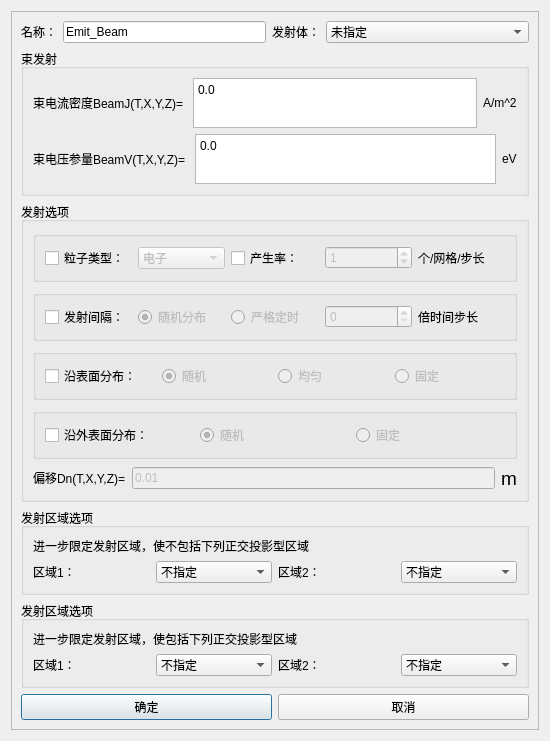
<?xml version="1.0" encoding="UTF-8"?>
<ui version="4.0">
 <class>Dialog_EmbDlg</class>
 <widget class="QDialog" name="Dialog_EmbDlg">
  <property name="windowModality">
   <enum>Qt::ApplicationModal</enum>
  </property>
  <property name="geometry">
   <rect>
    <x>0</x>
    <y>0</y>
    <width>550</width>
    <height>741</height>
   </rect>
  </property>
  <property name="minimumSize">
   <size>
    <width>0</width>
    <height>0</height>
   </size>
  </property>
  <property name="maximumSize">
   <size>
    <width>16777215</width>
    <height>16777215</height>
   </size>
  </property>
  <property name="windowTitle">
   <string>束发射</string>
  </property>
  <property name="modal">
   <bool>true</bool>
  </property>
  <layout class="QGridLayout" name="gridLayout_10">
   <item row="0" column="0">
    <widget class="QScrollArea" name="scrollArea">
     <property name="sizePolicy">
      <sizepolicy hsizetype="Preferred" vsizetype="Preferred">
       <horstretch>0</horstretch>
       <verstretch>0</verstretch>
      </sizepolicy>
     </property>
     <property name="widgetResizable">
      <bool>true</bool>
     </property>
     <widget class="QWidget" name="scrollAreaWidgetContents">
      <property name="geometry">
       <rect>
        <x>0</x>
        <y>0</y>
        <width>530</width>
        <height>721</height>
       </rect>
      </property>
      <layout class="QGridLayout" name="gridLayout_9">
       <item row="0" column="0">
        <layout class="QHBoxLayout" name="horizontalLayout_9">
         <item>
          <widget class="QLabel" name="Label_Name_2">
           <property name="sizePolicy">
            <sizepolicy hsizetype="Fixed" vsizetype="Preferred">
             <horstretch>0</horstretch>
             <verstretch>0</verstretch>
            </sizepolicy>
           </property>
           <property name="text">
            <string>名称：</string>
           </property>
          </widget>
         </item>
         <item>
          <widget class="QLineEdit" name="LineEdit_Name">
           <property name="sizePolicy">
            <sizepolicy hsizetype="Preferred" vsizetype="Fixed">
             <horstretch>0</horstretch>
             <verstretch>0</verstretch>
            </sizepolicy>
           </property>
           <property name="text">
            <string>Emit_Beam</string>
           </property>
          </widget>
         </item>
         <item>
          <widget class="QLabel" name="Label_Shadow_2">
           <property name="sizePolicy">
            <sizepolicy hsizetype="Fixed" vsizetype="Preferred">
             <horstretch>0</horstretch>
             <verstretch>0</verstretch>
            </sizepolicy>
           </property>
           <property name="text">
            <string>发射体：</string>
           </property>
          </widget>
         </item>
         <item>
          <widget class="StyledComboBox" name="ComboBox_Shadow">
           <property name="enabled">
            <bool>true</bool>
           </property>
           <property name="sizePolicy">
            <sizepolicy hsizetype="Preferred" vsizetype="Fixed">
             <horstretch>0</horstretch>
             <verstretch>0</verstretch>
            </sizepolicy>
           </property>
           <property name="maximumSize">
            <size>
             <width>16777215</width>
             <height>16777215</height>
            </size>
           </property>
           <property name="sizeIncrement">
            <size>
             <width>1</width>
             <height>0</height>
            </size>
           </property>
           <property name="editable">
            <bool>false</bool>
           </property>
           <item>
            <property name="text">
             <string>未指定</string>
            </property>
           </item>
          </widget>
         </item>
        </layout>
       </item>
       <item row="1" column="0">
        <spacer name="verticalSpacer">
         <property name="orientation">
          <enum>Qt::Vertical</enum>
         </property>
         <property name="sizeHint" stdset="0">
          <size>
           <width>20</width>
           <height>40</height>
          </size>
         </property>
        </spacer>
       </item>
       <item row="2" column="0">
        <widget class="QGroupBox" name="groupBox">
         <property name="title">
          <string>束发射</string>
         </property>
         <layout class="QGridLayout" name="gridLayout_2">
          <item row="0" column="0">
           <spacer name="verticalSpacer_2">
            <property name="orientation">
             <enum>Qt::Vertical</enum>
            </property>
            <property name="sizeHint" stdset="0">
             <size>
              <width>20</width>
              <height>40</height>
             </size>
            </property>
           </spacer>
          </item>
          <item row="4" column="0">
           <spacer name="verticalSpacer_4">
            <property name="orientation">
             <enum>Qt::Vertical</enum>
            </property>
            <property name="sizeHint" stdset="0">
             <size>
              <width>20</width>
              <height>40</height>
             </size>
            </property>
           </spacer>
          </item>
          <item row="3" column="0">
           <layout class="QHBoxLayout" name="horizontalLayout_7">
            <item>
             <widget class="QLabel" name="label_3">
              <property name="text">
               <string>&lt;html&gt;&lt;head/&gt;&lt;body&gt;&lt;p&gt;束电压参量BeamV(T,X,Y,Z)= &lt;/p&gt;&lt;/body&gt;&lt;/html&gt;</string>
              </property>
             </widget>
            </item>
            <item>
             <widget class="QTextEdit" name="textEdit_BeamV">
              <property name="maximumSize">
               <size>
                <width>16777215</width>
                <height>50</height>
               </size>
              </property>
              <property name="html">
               <string>&lt;!DOCTYPE HTML PUBLIC &quot;-//W3C//DTD HTML 4.0//EN&quot; &quot;http://www.w3.org/TR/REC-html40/strict.dtd&quot;&gt;
&lt;html&gt;&lt;head&gt;&lt;meta name=&quot;qrichtext&quot; content=&quot;1&quot; /&gt;&lt;style type=&quot;text/css&quot;&gt;
p, li { white-space: pre-wrap; }
&lt;/style&gt;&lt;/head&gt;&lt;body style=&quot; font-family:'SimSun'; font-size:9pt; font-weight:400; font-style:normal;&quot;&gt;
&lt;p style=&quot; margin-top:0px; margin-bottom:0px; margin-left:0px; margin-right:0px; -qt-block-indent:0; text-indent:0px;&quot;&gt;0.0&lt;/p&gt;&lt;/body&gt;&lt;/html&gt;</string>
              </property>
             </widget>
            </item>
            <item>
             <widget class="QLabel" name="label_4">
              <property name="text">
               <string>&lt;html&gt;&lt;head/&gt;&lt;body&gt;&lt;p&gt;eV&lt;/p&gt;&lt;/body&gt;&lt;/html&gt;</string>
              </property>
             </widget>
            </item>
           </layout>
          </item>
          <item row="1" column="0">
           <layout class="QHBoxLayout" name="horizontalLayout_6">
            <item>
             <widget class="QLabel" name="label">
              <property name="text">
               <string>&lt;html&gt;&lt;head/&gt;&lt;body&gt;&lt;p&gt;束电流密度BeamJ(T,X,Y,Z)= &lt;/p&gt;&lt;/body&gt;&lt;/html&gt;</string>
              </property>
             </widget>
            </item>
            <item>
             <widget class="QTextEdit" name="textEdit_BeamJ">
              <property name="maximumSize">
               <size>
                <width>16777215</width>
                <height>50</height>
               </size>
              </property>
              <property name="html">
               <string>&lt;!DOCTYPE HTML PUBLIC &quot;-//W3C//DTD HTML 4.0//EN&quot; &quot;http://www.w3.org/TR/REC-html40/strict.dtd&quot;&gt;
&lt;html&gt;&lt;head&gt;&lt;meta name=&quot;qrichtext&quot; content=&quot;1&quot; /&gt;&lt;style type=&quot;text/css&quot;&gt;
p, li { white-space: pre-wrap; }
&lt;/style&gt;&lt;/head&gt;&lt;body style=&quot; font-family:'SimSun'; font-size:9pt; font-weight:400; font-style:normal;&quot;&gt;
&lt;p style=&quot; margin-top:0px; margin-bottom:0px; margin-left:0px; margin-right:0px; -qt-block-indent:0; text-indent:0px;&quot;&gt;0.0&lt;/p&gt;&lt;/body&gt;&lt;/html&gt;</string>
              </property>
             </widget>
            </item>
            <item>
             <widget class="QLabel" name="label_2">
              <property name="text">
               <string>&lt;html&gt;&lt;head/&gt;&lt;body&gt;&lt;p&gt;A/m^2&lt;/p&gt;&lt;/body&gt;&lt;/html&gt;</string>
              </property>
             </widget>
            </item>
           </layout>
          </item>
          <item row="2" column="0">
           <spacer name="verticalSpacer_3">
            <property name="orientation">
             <enum>Qt::Vertical</enum>
            </property>
            <property name="sizeHint" stdset="0">
             <size>
              <width>20</width>
              <height>40</height>
             </size>
            </property>
           </spacer>
          </item>
         </layout>
        </widget>
       </item>
       <item row="3" column="0">
        <widget class="QGroupBox" name="groupBox_2">
         <property name="title">
          <string>发射选项</string>
         </property>
         <layout class="QGridLayout" name="gridLayout_3">
          <item row="4" column="0">
           <layout class="QHBoxLayout" name="horizontalLayout_3">
            <item>
             <widget class="QGroupBox" name="groupBox_6">
              <property name="title">
               <string/>
              </property>
              <property name="flat">
               <bool>true</bool>
              </property>
              <layout class="QGridLayout" name="gridLayout_6">
               <item row="0" column="0">
                <widget class="QCheckBox" name="checkBox_surface">
                 <property name="text">
                  <string>沿表面分布：</string>
                 </property>
                </widget>
               </item>
               <item row="0" column="1">
                <widget class="QRadioButton" name="radioButton_randomm">
                 <property name="enabled">
                  <bool>false</bool>
                 </property>
                 <property name="text">
                  <string>随机</string>
                 </property>
                 <property name="checked">
                  <bool>true</bool>
                 </property>
                </widget>
               </item>
               <item row="0" column="2">
                <widget class="QRadioButton" name="radioButton_uniform">
                 <property name="enabled">
                  <bool>false</bool>
                 </property>
                 <property name="text">
                  <string>均匀</string>
                 </property>
                </widget>
               </item>
               <item row="0" column="3">
                <widget class="QRadioButton" name="radioButton_fixed">
                 <property name="enabled">
                  <bool>false</bool>
                 </property>
                 <property name="text">
                  <string>固定</string>
                 </property>
                </widget>
               </item>
              </layout>
             </widget>
            </item>
           </layout>
          </item>
          <item row="3" column="0">
           <spacer name="verticalSpacer_6">
            <property name="orientation">
             <enum>Qt::Vertical</enum>
            </property>
            <property name="sizeHint" stdset="0">
             <size>
              <width>20</width>
              <height>40</height>
             </size>
            </property>
           </spacer>
          </item>
          <item row="6" column="0">
           <layout class="QHBoxLayout" name="horizontalLayout_4">
            <item>
             <widget class="QGroupBox" name="groupBox_5">
              <property name="title">
               <string/>
              </property>
              <property name="flat">
               <bool>true</bool>
              </property>
              <layout class="QGridLayout" name="gridLayout">
               <item row="0" column="1">
                <widget class="QRadioButton" name="radioButton_randommm">
                 <property name="enabled">
                  <bool>false</bool>
                 </property>
                 <property name="text">
                  <string>随机</string>
                 </property>
                 <property name="checked">
                  <bool>true</bool>
                 </property>
                </widget>
               </item>
               <item row="0" column="2">
                <widget class="QRadioButton" name="radioButton_alongOutsideFixed">
                 <property name="enabled">
                  <bool>false</bool>
                 </property>
                 <property name="text">
                  <string>固定</string>
                 </property>
                </widget>
               </item>
               <item row="0" column="0">
                <widget class="QCheckBox" name="checkBox_outSurface">
                 <property name="text">
                  <string>沿外表面分布：</string>
                 </property>
                </widget>
               </item>
              </layout>
             </widget>
            </item>
           </layout>
          </item>
          <item row="2" column="0">
           <layout class="QHBoxLayout" name="horizontalLayout_2">
            <item>
             <widget class="QGroupBox" name="groupBox_7">
              <property name="title">
               <string/>
              </property>
              <property name="flat">
               <bool>true</bool>
              </property>
              <layout class="QGridLayout" name="gridLayout_7">
               <item row="0" column="2">
                <widget class="QRadioButton" name="radioButton_strictTiming">
                 <property name="enabled">
                  <bool>false</bool>
                 </property>
                 <property name="text">
                  <string>严格定时</string>
                 </property>
                </widget>
               </item>
               <item row="0" column="3">
                <widget class="QSpinBox" name="spinBox_timesStep">
                 <property name="enabled">
                  <bool>false</bool>
                 </property>
                </widget>
               </item>
               <item row="0" column="1">
                <widget class="QRadioButton" name="radioButton_random">
                 <property name="enabled">
                  <bool>false</bool>
                 </property>
                 <property name="text">
                  <string>随机分布</string>
                 </property>
                 <property name="checked">
                  <bool>true</bool>
                 </property>
                </widget>
               </item>
               <item row="0" column="0">
                <widget class="QCheckBox" name="checkBox_transmittingInterval">
                 <property name="text">
                  <string>发射间隔：</string>
                 </property>
                </widget>
               </item>
               <item row="0" column="4">
                <widget class="QLabel" name="label_9">
                 <property name="text">
                  <string>倍时间步长</string>
                 </property>
                </widget>
               </item>
              </layout>
             </widget>
            </item>
           </layout>
          </item>
          <item row="8" column="0">
           <layout class="QHBoxLayout" name="horizontalLayout_5">
            <item>
             <widget class="QLabel" name="label_5">
              <property name="text">
               <string>&lt;html&gt;&lt;head/&gt;&lt;body&gt;&lt;p&gt;偏移Dn(T,X,Y,Z)=&lt;/p&gt;&lt;/body&gt;&lt;/html&gt;</string>
              </property>
             </widget>
            </item>
            <item>
             <widget class="QLineEdit" name="LineEdit_Dn">
              <property name="enabled">
               <bool>false</bool>
              </property>
              <property name="text">
               <string>0.01</string>
              </property>
             </widget>
            </item>
            <item>
             <widget class="QLabel" name="label_8">
              <property name="text">
               <string>&lt;html&gt;&lt;head/&gt;&lt;body&gt;&lt;p&gt;&lt;span style=&quot; font-size:14pt;&quot;&gt;m&lt;/span&gt;&lt;/p&gt;&lt;/body&gt;&lt;/html&gt;</string>
              </property>
             </widget>
            </item>
           </layout>
          </item>
          <item row="5" column="0">
           <spacer name="verticalSpacer_7">
            <property name="orientation">
             <enum>Qt::Vertical</enum>
            </property>
            <property name="sizeHint" stdset="0">
             <size>
              <width>20</width>
              <height>40</height>
             </size>
            </property>
           </spacer>
          </item>
          <item row="1" column="0">
           <spacer name="verticalSpacer_5">
            <property name="orientation">
             <enum>Qt::Vertical</enum>
            </property>
            <property name="sizeHint" stdset="0">
             <size>
              <width>20</width>
              <height>40</height>
             </size>
            </property>
           </spacer>
          </item>
          <item row="7" column="0">
           <spacer name="verticalSpacer_8">
            <property name="orientation">
             <enum>Qt::Vertical</enum>
            </property>
            <property name="sizeHint" stdset="0">
             <size>
              <width>20</width>
              <height>40</height>
             </size>
            </property>
           </spacer>
          </item>
          <item row="0" column="0">
           <layout class="QHBoxLayout" name="horizontalLayout_8">
            <item>
             <widget class="QGroupBox" name="groupBox_8">
              <property name="title">
               <string/>
              </property>
              <property name="flat">
               <bool>true</bool>
              </property>
              <layout class="QGridLayout" name="gridLayout_8">
               <item row="0" column="3">
                <widget class="QSpinBox" name="spinBox_generationRate">
                 <property name="enabled">
                  <bool>false</bool>
                 </property>
                 <property name="value">
                  <number>1</number>
                 </property>
                </widget>
               </item>
               <item row="0" column="1">
                <widget class="StyledComboBox" name="ComboBox_particleType">
                 <property name="enabled">
                  <bool>false</bool>
                 </property>
                 <item>
                  <property name="text">
                   <string>电子</string>
                  </property>
                 </item>
                 <item>
                  <property name="text">
                   <string>质子</string>
                  </property>
                 </item>
                </widget>
               </item>
               <item row="0" column="2">
                <widget class="QCheckBox" name="checkBox_generationRate">
                 <property name="text">
                  <string>产生率：</string>
                 </property>
                </widget>
               </item>
               <item row="0" column="0">
                <widget class="QCheckBox" name="checkBox_particleType">
                 <property name="text">
                  <string>粒子类型：</string>
                 </property>
                </widget>
               </item>
               <item row="0" column="4">
                <widget class="QLabel" name="label_7">
                 <property name="text">
                  <string>个/网格/步长</string>
                 </property>
                </widget>
               </item>
              </layout>
             </widget>
            </item>
           </layout>
          </item>
         </layout>
        </widget>
       </item>
       <item row="4" column="0">
        <spacer name="verticalSpacer_9">
         <property name="orientation">
          <enum>Qt::Vertical</enum>
         </property>
         <property name="sizeHint" stdset="0">
          <size>
           <width>20</width>
           <height>40</height>
          </size>
         </property>
        </spacer>
       </item>
       <item row="5" column="0">
        <widget class="QGroupBox" name="groupBox_3">
         <property name="title">
          <string>发射区域选项</string>
         </property>
         <layout class="QGridLayout" name="gridLayout_4">
          <item row="2" column="0">
           <spacer name="verticalSpacer_11">
            <property name="orientation">
             <enum>Qt::Vertical</enum>
            </property>
            <property name="sizeHint" stdset="0">
             <size>
              <width>20</width>
              <height>40</height>
             </size>
            </property>
           </spacer>
          </item>
          <item row="1" column="0">
           <layout class="QHBoxLayout" name="horizontalLayout_14">
            <item>
             <widget class="QLabel" name="label_16">
              <property name="text">
               <string>&lt;html&gt;&lt;head/&gt;&lt;body&gt;&lt;p&gt;进一步限定发射区域，使不包括下列正交投影型区域&lt;/p&gt;&lt;/body&gt;&lt;/html&gt;</string>
              </property>
             </widget>
            </item>
           </layout>
          </item>
          <item row="3" column="0">
           <layout class="QHBoxLayout" name="horizontalLayout_15">
            <item>
             <widget class="QLabel" name="label_17">
              <property name="text">
               <string>区域1：</string>
              </property>
             </widget>
            </item>
            <item>
             <widget class="StyledComboBox" name="ComboBox_notInclued">
              <property name="sizePolicy">
               <sizepolicy hsizetype="Preferred" vsizetype="Fixed">
                <horstretch>0</horstretch>
                <verstretch>0</verstretch>
               </sizepolicy>
              </property>
              <item>
               <property name="text">
                <string>不指定</string>
               </property>
              </item>
             </widget>
            </item>
            <item>
             <widget class="QLabel" name="label_15">
              <property name="text">
               <string>区域2：</string>
              </property>
             </widget>
            </item>
            <item>
             <widget class="StyledComboBox" name="ComboBox_notIncludedd">
              <item>
               <property name="text">
                <string>不指定</string>
               </property>
              </item>
             </widget>
            </item>
           </layout>
          </item>
          <item row="0" column="0">
           <spacer name="verticalSpacer_12">
            <property name="orientation">
             <enum>Qt::Vertical</enum>
            </property>
            <property name="sizeHint" stdset="0">
             <size>
              <width>20</width>
              <height>40</height>
             </size>
            </property>
           </spacer>
          </item>
         </layout>
        </widget>
       </item>
       <item row="6" column="0">
        <widget class="QGroupBox" name="groupBox_4">
         <property name="title">
          <string>发射区域选项</string>
         </property>
         <layout class="QGridLayout" name="gridLayout_5">
          <item row="0" column="0">
           <spacer name="verticalSpacer_13">
            <property name="orientation">
             <enum>Qt::Vertical</enum>
            </property>
            <property name="sizeHint" stdset="0">
             <size>
              <width>20</width>
              <height>40</height>
             </size>
            </property>
           </spacer>
          </item>
          <item row="2" column="0">
           <spacer name="verticalSpacer_14">
            <property name="orientation">
             <enum>Qt::Vertical</enum>
            </property>
            <property name="sizeHint" stdset="0">
             <size>
              <width>20</width>
              <height>40</height>
             </size>
            </property>
           </spacer>
          </item>
          <item row="1" column="0">
           <layout class="QHBoxLayout" name="horizontalLayout_16">
            <item>
             <widget class="QLabel" name="label_18">
              <property name="text">
               <string>&lt;html&gt;&lt;head/&gt;&lt;body&gt;&lt;p&gt;进一步限定发射区域，使包括下列正交投影型区域&lt;/p&gt;&lt;/body&gt;&lt;/html&gt;</string>
              </property>
             </widget>
            </item>
           </layout>
          </item>
          <item row="3" column="0">
           <layout class="QHBoxLayout" name="horizontalLayout_17">
            <item>
             <widget class="QLabel" name="label_19">
              <property name="text">
               <string>区域1：</string>
              </property>
             </widget>
            </item>
            <item>
             <widget class="StyledComboBox" name="ComboBox_included">
              <item>
               <property name="text">
                <string>不指定</string>
               </property>
              </item>
             </widget>
            </item>
            <item>
             <widget class="QLabel" name="label_20">
              <property name="text">
               <string>区域2：</string>
              </property>
             </widget>
            </item>
            <item>
             <widget class="StyledComboBox" name="ComboBox_includedd">
              <item>
               <property name="text">
                <string>不指定</string>
               </property>
              </item>
             </widget>
            </item>
           </layout>
          </item>
          <item row="4" column="0">
           <spacer name="verticalSpacer_15">
            <property name="orientation">
             <enum>Qt::Vertical</enum>
            </property>
            <property name="sizeHint" stdset="0">
             <size>
              <width>20</width>
              <height>40</height>
             </size>
            </property>
           </spacer>
          </item>
         </layout>
        </widget>
       </item>
       <item row="7" column="0">
        <layout class="QHBoxLayout" name="horizontalLayout_18">
         <item>
          <widget class="QPushButton" name="pb_ok">
           <property name="text">
            <string>确定</string>
           </property>
          </widget>
         </item>
         <item>
          <widget class="QPushButton" name="pb_cancel">
           <property name="text">
            <string>取消</string>
           </property>
          </widget>
         </item>
        </layout>
       </item>
       <item row="8" column="0">
        <spacer name="verticalSpacer_16">
         <property name="orientation">
          <enum>Qt::Vertical</enum>
         </property>
         <property name="sizeHint" stdset="0">
          <size>
           <width>20</width>
           <height>40</height>
          </size>
         </property>
        </spacer>
       </item>
      </layout>
     </widget>
    </widget>
   </item>
  </layout>
 </widget>
 <customwidgets>
  <customwidget>
   <class>StyledComboBox</class>
   <extends>QComboBox</extends>
   <header>StyledComboBox.h</header>
  </customwidget>
 </customwidgets>
 <tabstops>
  <tabstop>pb_ok</tabstop>
  <tabstop>pb_cancel</tabstop>
  <tabstop>LineEdit_Name</tabstop>
  <tabstop>ComboBox_Shadow</tabstop>
  <tabstop>textEdit_BeamJ</tabstop>
  <tabstop>textEdit_BeamV</tabstop>
  <tabstop>checkBox_particleType</tabstop>
  <tabstop>ComboBox_particleType</tabstop>
  <tabstop>checkBox_generationRate</tabstop>
  <tabstop>spinBox_generationRate</tabstop>
  <tabstop>checkBox_transmittingInterval</tabstop>
  <tabstop>radioButton_random</tabstop>
  <tabstop>radioButton_strictTiming</tabstop>
  <tabstop>spinBox_timesStep</tabstop>
  <tabstop>checkBox_surface</tabstop>
  <tabstop>radioButton_randomm</tabstop>
  <tabstop>radioButton_uniform</tabstop>
  <tabstop>radioButton_fixed</tabstop>
  <tabstop>checkBox_outSurface</tabstop>
  <tabstop>radioButton_randommm</tabstop>
  <tabstop>radioButton_alongOutsideFixed</tabstop>
  <tabstop>LineEdit_Dn</tabstop>
  <tabstop>ComboBox_notInclued</tabstop>
  <tabstop>ComboBox_notIncludedd</tabstop>
  <tabstop>ComboBox_included</tabstop>
  <tabstop>ComboBox_includedd</tabstop>
  <tabstop>scrollArea</tabstop>
 </tabstops>
 <resources/>
 <connections/>
</ui>
